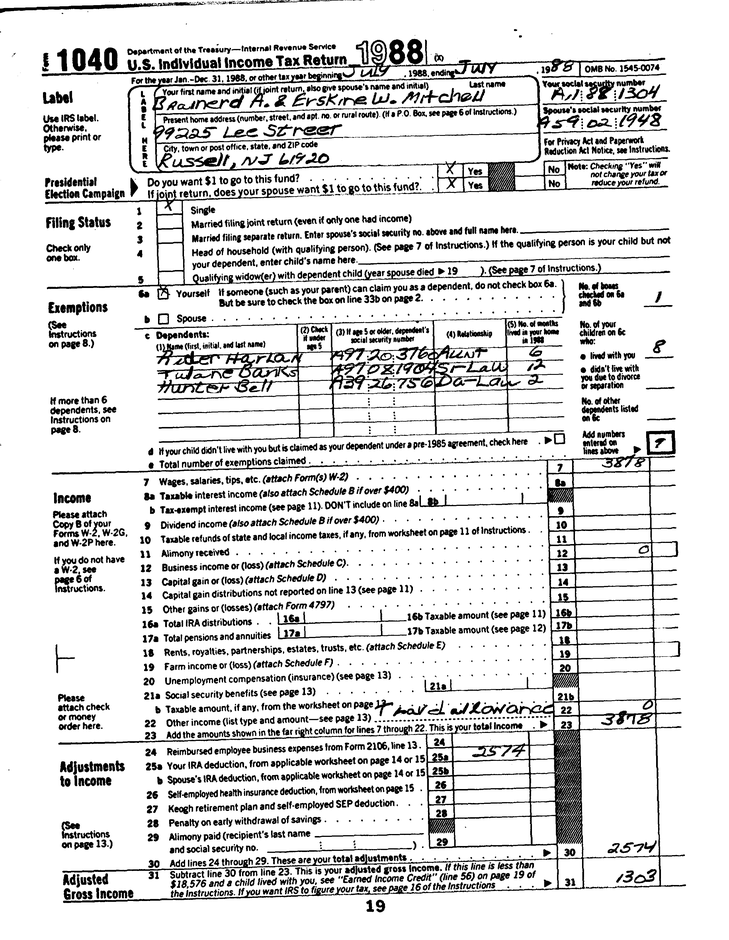
#> input picture resources/r0000_00.png, 729 x 940 px, shrunk from 2560 x 3300 before the run; the run also reads 1 picture not shown here
$ jupyter execute check_signature.ipynb   (shell and % lines are left out)
#> lines starting #> are read from the running program, lines starting #| are printed output that depends on the picture; pictures that were not available may be replaced by others from this repository, and a replacement may not be noted
[cell 1]
import cv2
import numpy as np
from matplotlib import pyplot as plt

[cell 2]
img = cv2.imread("../resources/r0000_00.png",0)
#> img is the input picture: shape (940, 729); min 0, max 255, mean 217.8
plt.imshow(img)

[cell 3]
img_1 = cv2.imread("../resources/fio.png",0)
plt.imshow(img_1)
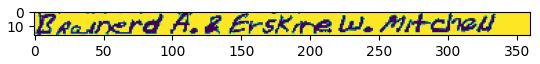
#> figure drawn by matplotlib, 1 panel

[cell 4]
img_2 = cv2.imread("../resources/empty.png",0)
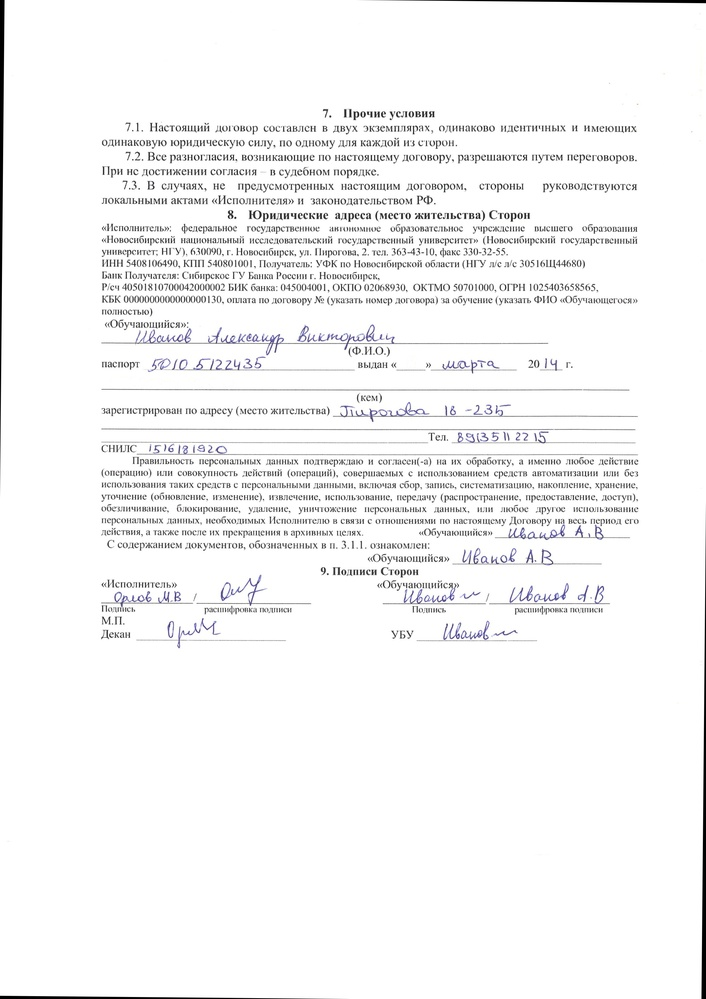
#> input picture resources/repeat/EMPTY.jpg, 706 x 999 px, shrunk from 2480 x 3507 before the run, given in place of empty.png, which was not available
#> img_2: shape (999, 706); min 0, max 255, mean 245.6
plt.imshow(img_2)

[cell 5]
def calc_image(img):
    """
    Функция возвращает процент чернил в картинке
    """
    thresholded = cv2.threshold(img, 0, 255, cv2.THRESH_BINARY_INV | cv2.THRESH_OTSU)[1]
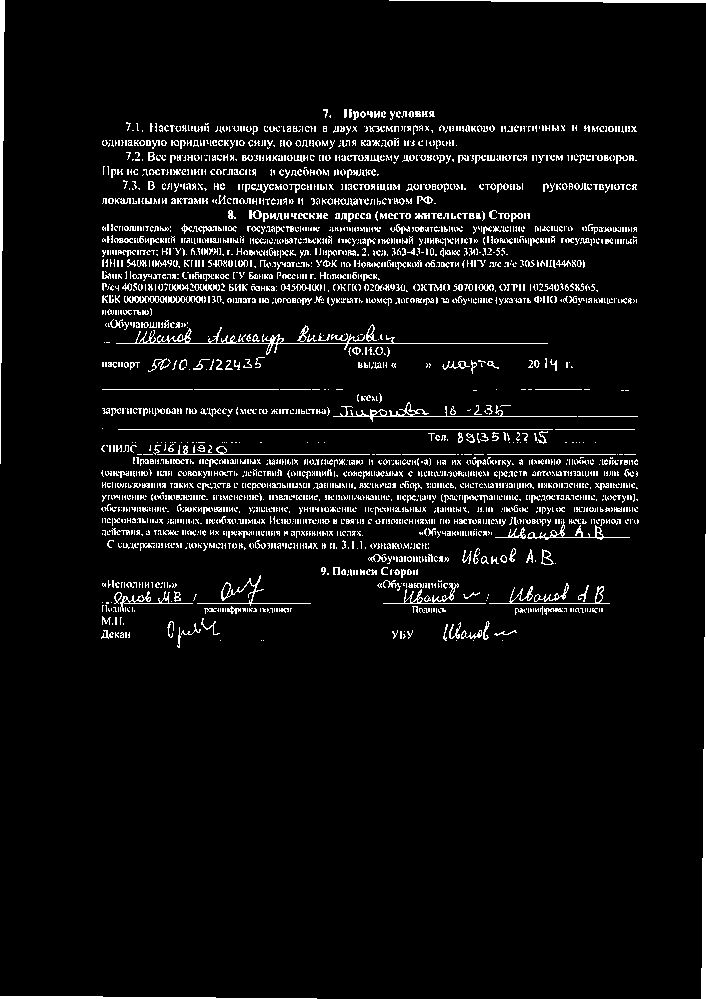
#> thresholded: shape (999, 706); 5.8% white in thin lines or dots

    count_of_pixel = np.count_nonzero(thresholded)
#> count_of_pixel = 40632
    percent = 100 * np.count_nonzero(thresholded) / (img.shape[0] * img.shape[1])
#> percent = 5.76

    return percent

def is_signature(img, threshold=5):
    """
    Проверяем есть ли подпись в ``img``
    :param threshold: порог, при котором мы считаем, что подпись есть
    :param img: вырезанное изображение подписи
    :return: true/false
    """
    percent = calc_image(img)
#> percent = 5.76
    return percent > threshold, round(percent, 3)

[cell 6]
#проверяем пустое поле
is_signature(img_2)
#> Out = (True, 5.76)

[cell 7]
#проверяем поле с подписью
is_signature(img_1)
#> Out = (True, 25.54)
